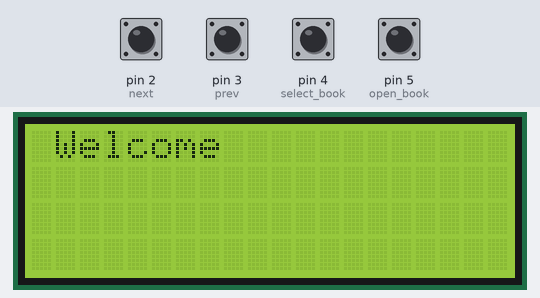
The sketch below on a simulated Arduino Uno, built with avr-gcc and run on an emulated ATmega328P. Shown: 20×4 character LCD. The inputs (shaded band) are chosen by the test bench; at power-on: pin 2 (next), pin 3 (prev), pin 4 (select_book), pin 5 (open_book) HIGH. Storage starts empty; what the sketch prints to the serial monitor is not drawn.

Above: at 0.1 s.
At 1.1 s:
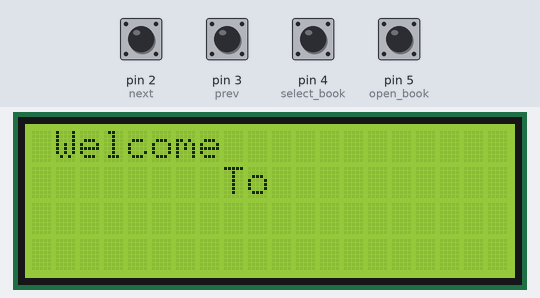
At 5.3 s:
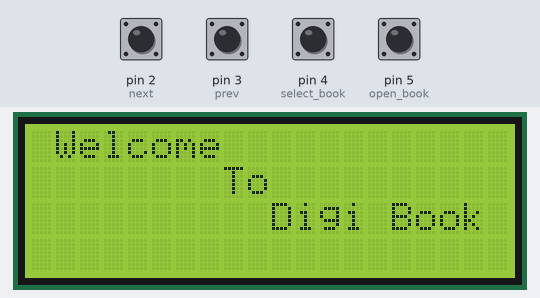
5.4 s: pin 2 (next) pulled LOW for 0.15 s
Timing chart, 0 to 8.4 s (numbered marks = the images above; inputs shaded):
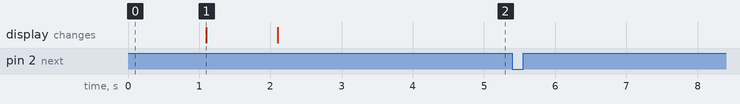

Measured:
- after the input at 5.4 s, every drawn part: stays the same
- what the display in image 1 shows lasts 1.0 s, from 1.1 s to 2.1 s

The sketch:

sketch.ino
```cpp
#include <SD.h>
#include <LiquidCrystal_I2C.h>
#include <ezButton.h>

File file;

int book_num = 0;
int book_state = 0;
int prev_book_num = -1;

ezButton next(2);
ezButton prev(3);
ezButton select_book(4);
ezButton open_book(5);

LiquidCrystal_I2C lcd(0x27 , 20 , 4);

void setup() {
  Serial.begin(9600);
  SD.begin();

  next.setDebounceTime(50);
  prev.setDebounceTime(50);
  select_book.setDebounceTime(50);
  open_book.setDebounceTime(50);


  lcd.init();
  lcd.backlight();
  lcd.clear();

  welcome();

  delay(1000);
}

void lcd_print(int x , int y , String message){
  lcd.setCursor(x,y);
  lcd.print(message);
}

void welcome(){
  lcd_print(1,0, "Welcome");
  delay(1000);
  lcd_print(8,1, "To");
  delay(1000);
  lcd_print(10,2, "Digi Book");
  delay(1000);
}

void loop() {

  next.loop();
  prev.loop();
  select_book.loop();
  open_book.loop();

  if (next.isPressed()) {
    book_num++;
  }
  else if (prev.isPressed()) {
    book_num--;
  }
  else if (select_book.isPressed()) {
    book_state=0;
    prev_book_num=-1;
  }
  else if (open_book.isPressed()) {
    book_state=1;
  }

  book_num = constrain(book_num, 0, 1);
  check_book();

  read_book();

  //  for better working of simulator
  delay(10);
}

void check_book() {
  if (prev_book_num != book_num) {
    prev_book_num = book_num;
    if (book_num) {
      Serial.println("Think and Grow Rich");
    }
    else {
      Serial.println("Harry Potter");
    }
  }
}

void read_book(){
 if(book_state){
   if(book_num){
     file= SD.open("think.txt",FILE_READ);
   }
   else{
     file= SD.open("harry.txt",FILE_READ);
   }

   String display_text="";
   if(file){
     while(file.available()){
       char data=file.read();
       Serial.print(data);
     }
   }
 }
 file.close();
}
```
